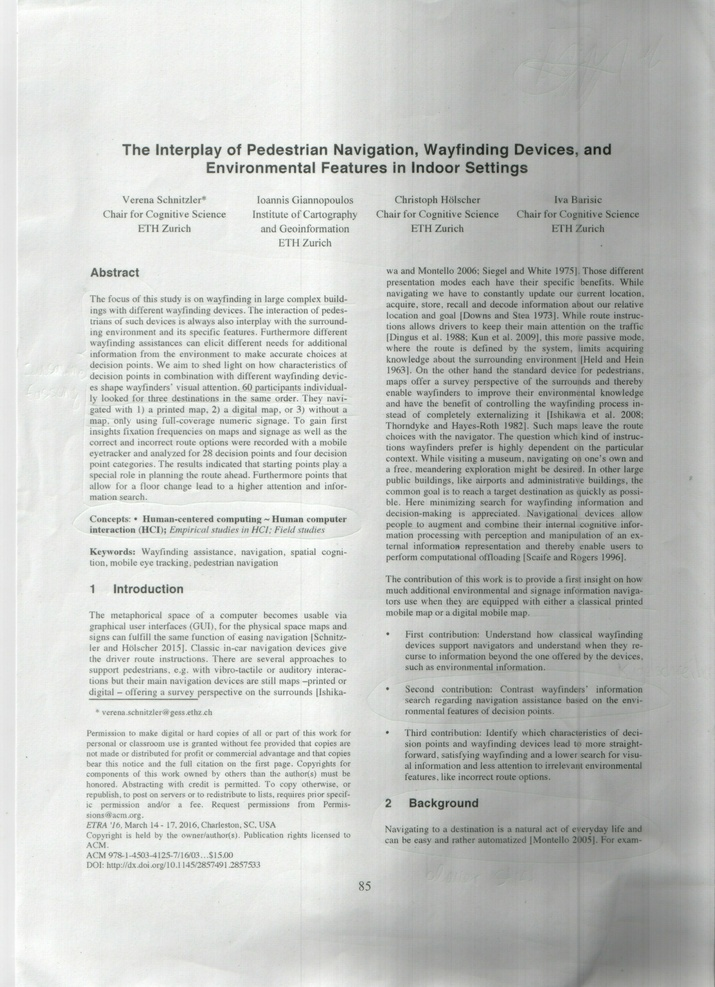
#> input picture navigation_ir.jpg, 715 x 987 px, shrunk from 2539 x 3507 before the run
$ python bbox.py navigation_ir.jpg
#> lines starting #> are read from the running program, lines starting #| are printed output that depends on the picture; after the words box and inside, x2 and y2 are one past the last pixel; in counts of white or black regions, pixels touching at a corner belong together
#> further down, img is the input picture: shape (987, 715, 3); mean B, G, R 196.7, 200, 197.6
# partially based on https://datascience.stackexchange.com/questions/47302/how-can-i-detect-blocks-of-text-from-scanned-document-images

import cv2
import sys
import numpy as np
from matplotlib import pyplot as plt

DEBUG = False

def show_image(img):
    if(DEBUG == True):
        plt.imshow(img, 'gray')
        plt.show()

def get_text_bb(img):

    # convert to grayscale if it is not already
    if(len(img.shape) > 2):
        img_grayscale = cv2.cvtColor(img, cv2.COLOR_BGR2GRAY)
    else:
        img_grayscale = img

    # TODO adjust all hard coded values to image size dynamically

    # low pass filter to get rid of noise and small spots
    blur = cv2.GaussianBlur(img_grayscale, (9,9), 0)

    # [11 lines of commented-out code are left out]

    kernel = cv2.getStructuringElement(cv2.MORPH_RECT, (21,21))
    opening = cv2.morphologyEx(img_grayscale, cv2.MORPH_OPEN, kernel)
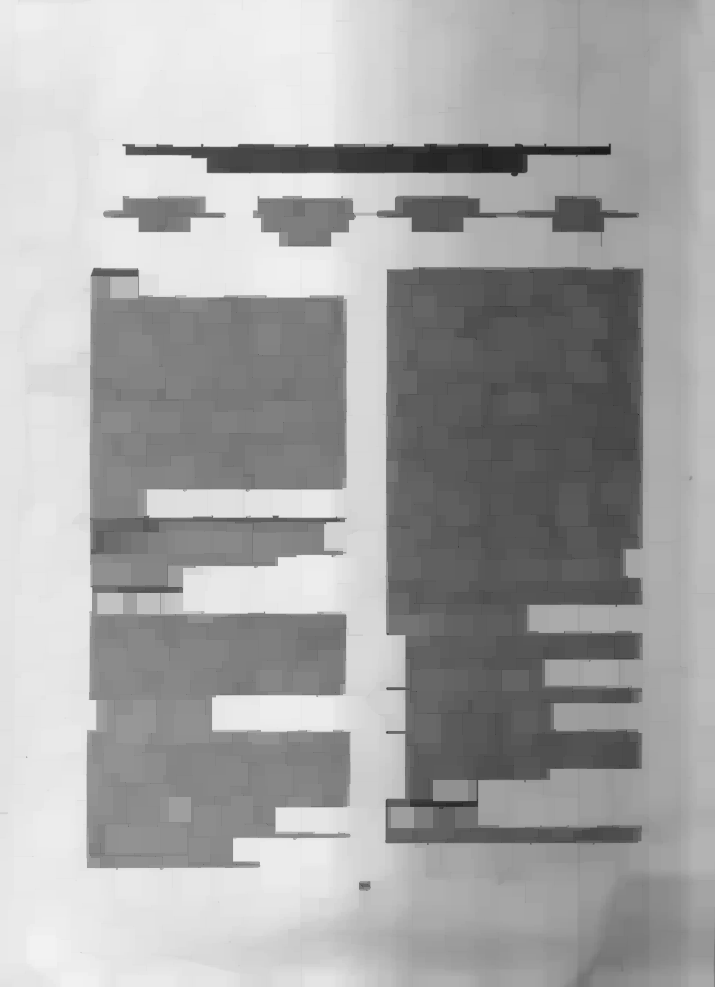
#> opening: shape (987, 715); min 21, max 242, mean 165.4
    show_image(opening)
    erosion = opening

    # threshold for contour detection
    # adaptive because image might have a brightness gradient
    thresh = cv2.adaptiveThreshold(erosion, 255, cv2.ADAPTIVE_THRESH_MEAN_C, cv2.THRESH_BINARY_INV, 21, 10)
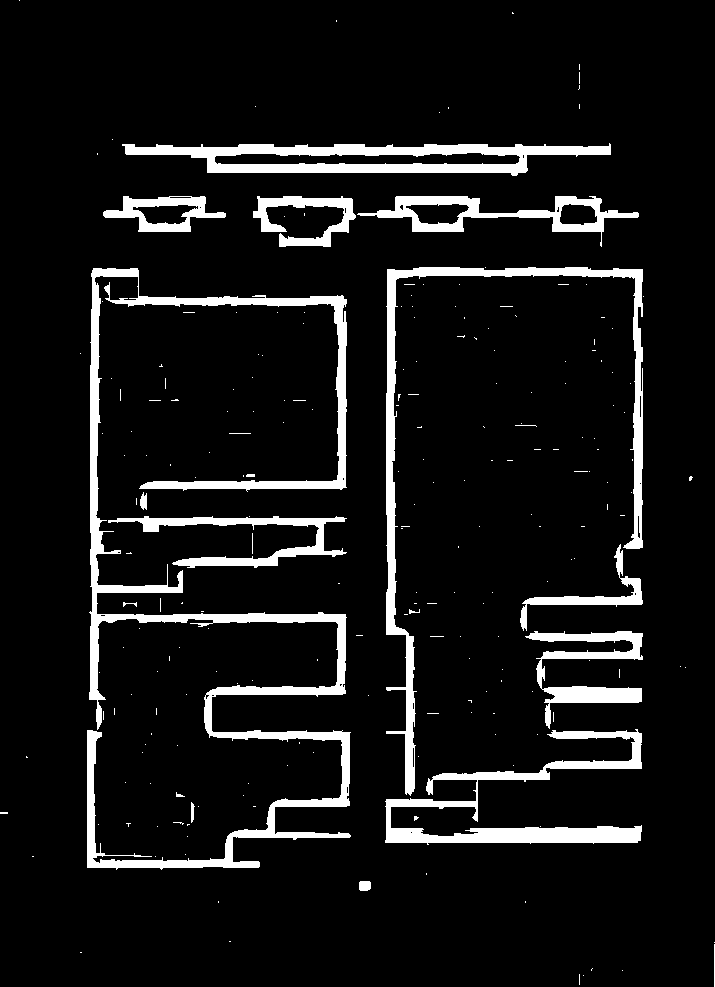
#> thresh: shape (987, 715); 8.5% white; 225 white regions (204 under 20 px)
    show_image(thresh)


    contours, hierarchy = cv2.findContours(thresh, cv2.RETR_EXTERNAL, cv2.CHAIN_APPROX_SIMPLE)
#> contours = 225 contours, 212 with area under 20; largest, box (x1, y1, x2, y2) and area: (87, 268, 351, 870) 16884, (122, 143, 611, 176) 9793, (386, 267, 643, 796) 7794, (385, 729, 642, 845) 6198, (357, 196, 639, 247) 4738

    #minRect = cv2.minAreaRect(contours)
    #print(minRect)

    x_values = []
    y_values = []

    # minimum size of contours
    min_w = img.shape[1] / 100
#> min_w = 7.15
    min_h = img.shape[0] / 200
#> min_h = 4.93
    #print(min_w, min_h)

    if(DEBUG):
        img = cv2.cvtColor(img, cv2.COLOR_GRAY2RGB)

    # find bounding boxes around contours and remember minimum and maximum coordinates
    # the final bounding box spans all detected contours (and thus the whole text)
    for c in contours:
        rect = cv2.boundingRect(c)

        # get rid of small contours to decrease false positives
        # TODO make dependent on image size
        if rect[2] < min_w or rect[3] < min_h:
            continue

        #print (cv2.contourArea(c))
        x, y, w, h = rect
        x_values.append(x)
        x_values.append(x + w)
        y_values.append(y)
        y_values.append(y + h)
        if(DEBUG):
            cv2.rectangle(img, (x, y), (x + w, y + h), (0, 255, 0), 2)
#> this loop made 225 passes
#> rect on passes 1, 3, 7: (583, 975, 1, 1), (622, 970, 1, 1), (714, 942, 1, 1)
#> after the loop, x_values = 28 values, max 643 at index 7, min 87 at index 16, mean 361.7; y_values = 28 values, max 891 at index 1, min 143 at index 26, mean 529.3

    # final bounding box
    x = min(x_values)
#> x = 87
    y = min(y_values)
#> y = 143
    w = max(x_values) - x
#> w = 556
    h = max(y_values) - y
#> h = 748

    if(DEBUG):
        cv2.rectangle(img, (x, y), (x + w, y + h), (255, 0, 0), 2)

    show_image(img)
    return (x, y, w, h)


if __name__ == '__main__':
    if (len(sys.argv) < 2):
        print('too few arguments')
        sys.exit(0)

    img_path = sys.argv[1]

    img = cv2.imread(img_path)

    cv2.rectangle(img, get_text_bb(img), (255, 0, 0), 2)
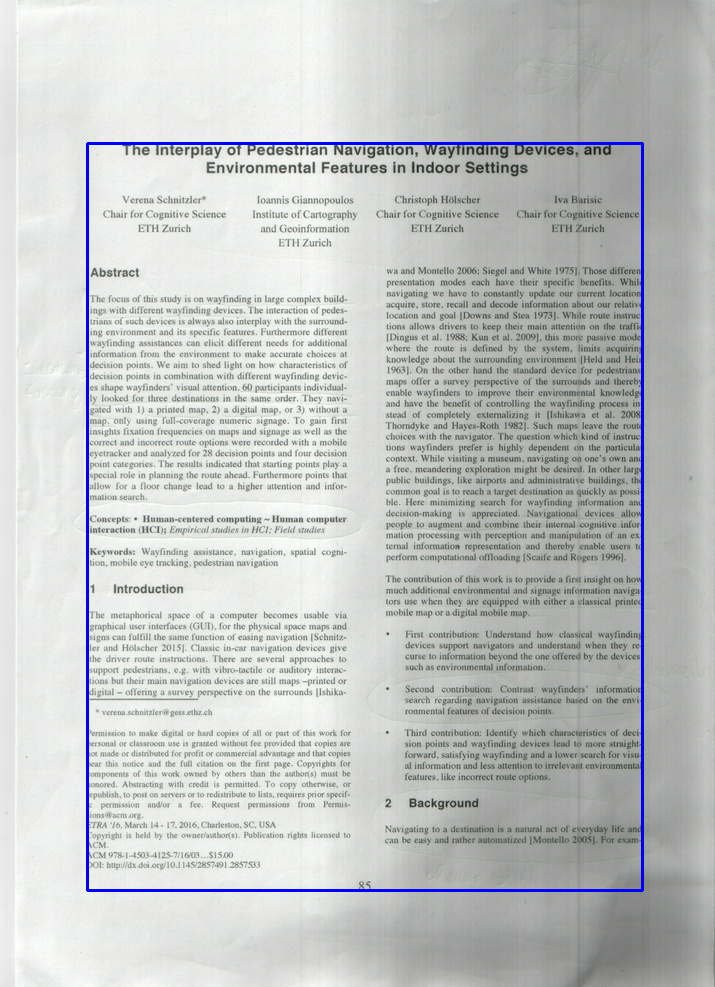
#> img: shape (987, 715, 3); 1.11% of pixels changed, all inside (x1, y1, x2, y2) = (86, 142, 644, 892)

    plt.imshow(img)
    plt.show()

$ run again, on navigation_1.png
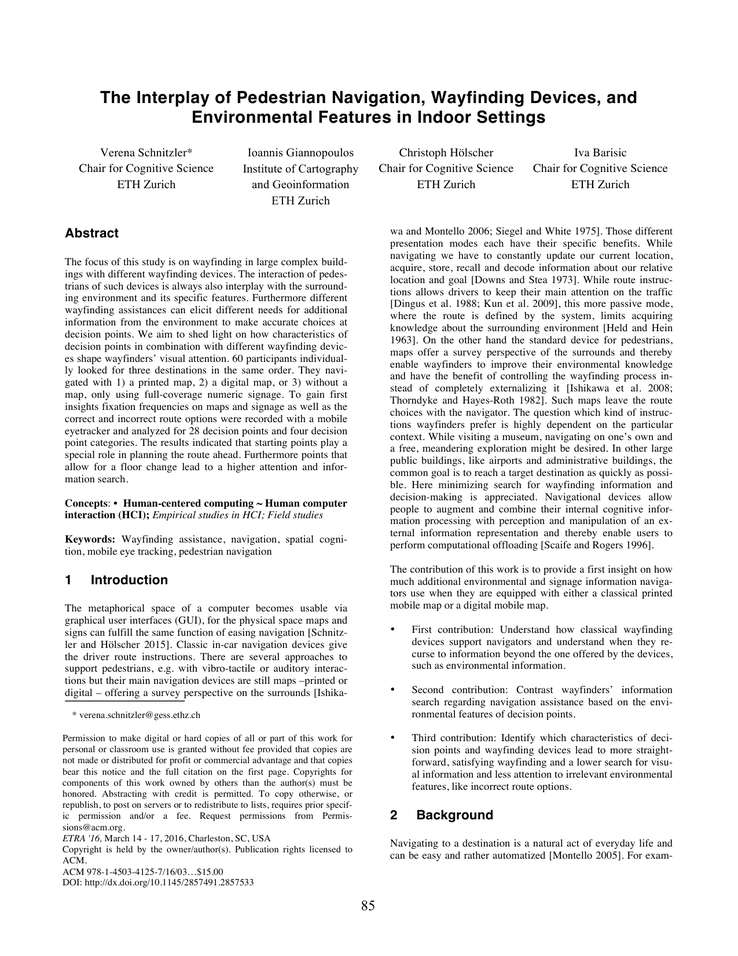
#> input picture navigation_1.png, 738 x 956 px, shrunk from 1275 x 1651 before the run
#> img is the input picture: shape (956, 738, 3); min 0, max 255, mean 237.2
#> in get_text_bb, `thresh = cv2.adaptiveThreshold(erosion, 255, cv2.ADAPTIVE_THRESH_MEAN_..`:
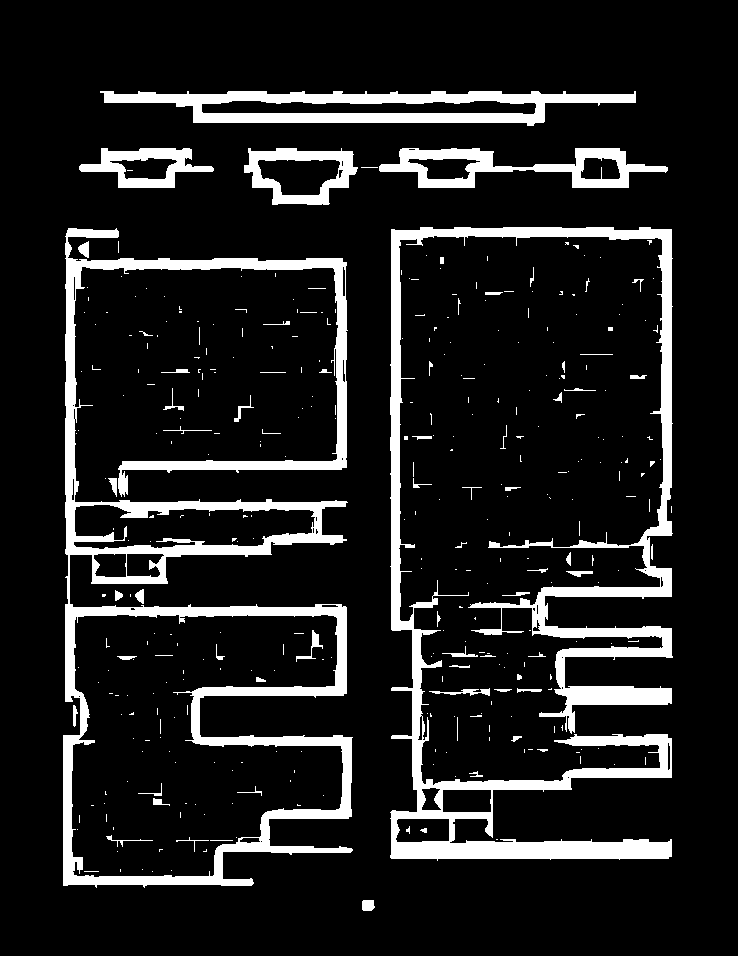
#> thresh: shape (956, 738); 12% white; 361 white regions (291 under 20 px)
#> contours = 268 contours, 240 with area under 20; largest, box (x1, y1, x2, y2) and area: (63, 228, 353, 888) 90317, (390, 227, 673, 861) 30223, (100, 91, 636, 126) 11800, (379, 148, 668, 188) 5760, (244, 148, 358, 205) 4651
#> the loop in get_text_bb, `for c in contours:` made 268 passes
#> rect on passes 3, 5, 6: (455, 776, 1, 1), (614, 764, 1, 1), (433, 764, 1, 1)
#> after the loop in get_text_bb, `for c in contours:`: x_values = 62 values, max 673 at index 53, min 63 at index 50, mean 362.8; y_values = 62 values, max 911 at index 1, min 91 at index 60, mean 480.5
#> in get_text_bb, `x = min(x_values)`: x = 63
#> in get_text_bb, `y = min(y_values)`: y = 91
#> in get_text_bb, `w = max(x_values) - x`: w = 610
#> in get_text_bb, `h = max(y_values) - y`: h = 820
#> `cv2.rectangle(img, get_text_bb(img), (255, 0, 0), 2)`:
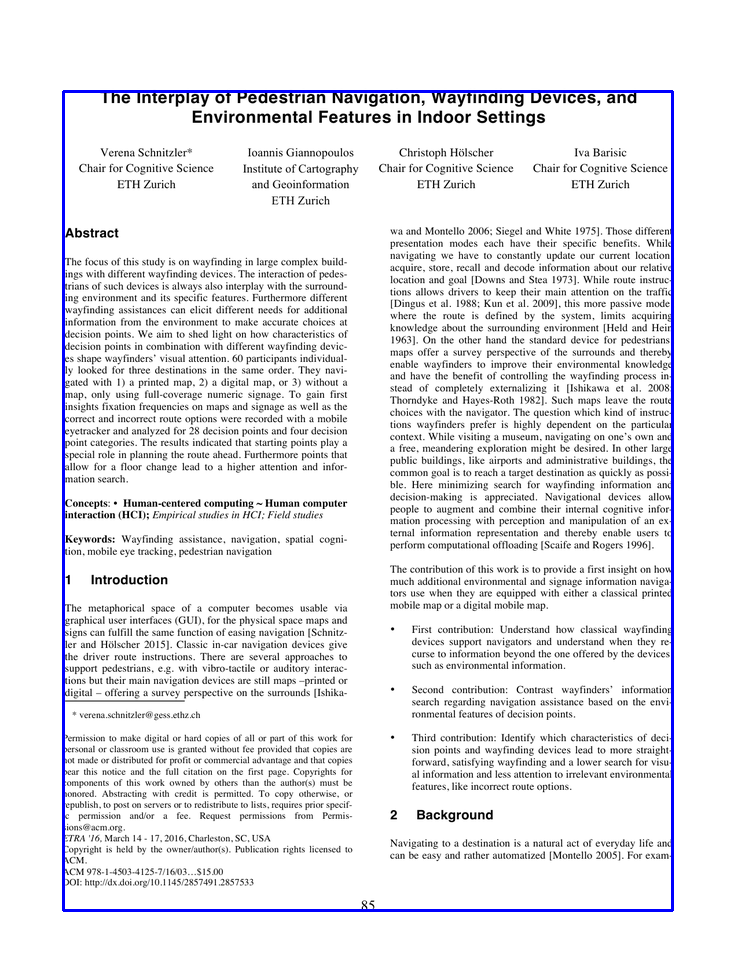
#> img: shape (956, 738, 3); 1.21% of pixels changed, all inside (x1, y1, x2, y2) = (62, 90, 674, 912)
